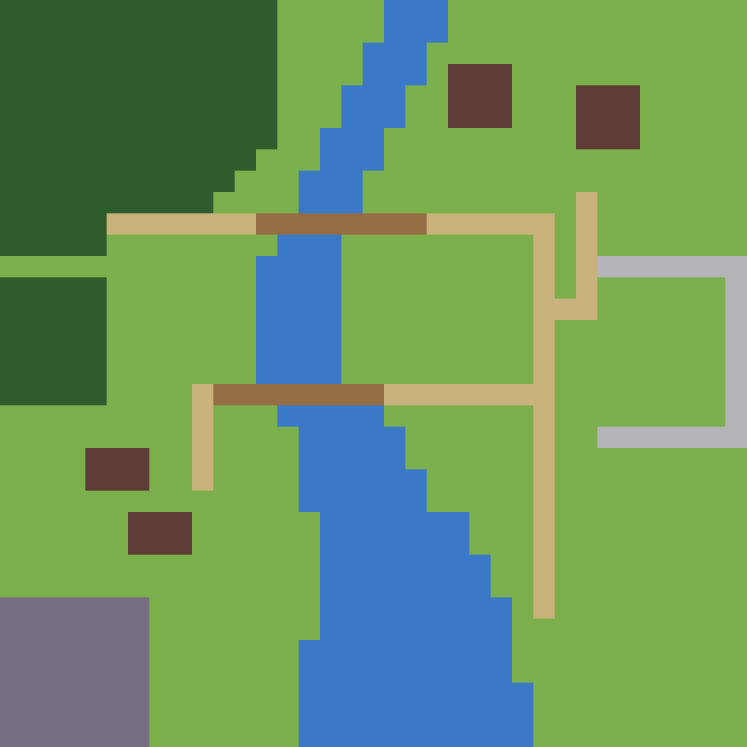
#> input picture scripts/tiles/segnew.png, 2240 x 2240 px (shown at 1/3 size)
$ python concept_to_seg.py segnew.png 5
#> lines starting #> are read from the running program, lines starting #| are printed output that depends on the picture
"""Mechanical FIRST-DRAFT: turn a painterly concept map into a coarse SRPG segment.

Downsamples the concept to a GRID x GRID grid (averaging), classifies each cell
into a terrain code by colour heuristics, and writes a seg.png (GRID*64 px) using
render_seg's seg-colour palette so render_seg_dual.py can render it.

This is intentionally ROUGH (painterly greens overlap; coloured roofs may be
misread). It is a starting canvas to be hand-corrected, not a final map.

Run from repo root:
  python scripts/tiles/concept_to_seg.py [concept.png] [GRID]
"""

from __future__ import annotations

import os
import sys

import numpy as np
from PIL import Image

GRID = 35
CELL = 64

# terrain code -> seg colour (must match render_seg.COLOR_MAP keys)
SEG = {
    "grass": (124, 176, 76),
    "forest": (47, 92, 47),
    "water": (60, 120, 200),
    "road": (201, 178, 124),
    "house": (96, 60, 56),
    "rock": (180, 180, 185),
}


def classify(r: int, g: int, b: int) -> str:
    mx, mn = max(r, g, b), min(r, g, b)
    sat = mx - mn
    bright = (r + g + b) / 3
    # water: blue clearly dominant
    if b == mx and b > 95 and b - g > 8 and b - r > 20:
        return "water"
    # grey/light -> rock
    if sat < 26 and bright > 118:
        return "rock"
    # reddish/brown roof -> house
    if r == mx and r - g > 32 and r - b > 32 and bright < 160:
        return "house"
    # dark green -> forest
    if g >= r and g > b and bright < 100:
        return "forest"
    # tan / dirt road
    if r >= g >= b and r - b > 38 and bright > 110:
        return "road"
    # green -> grass (also catches yellow-green crop fields)
    if g >= b:
        return "grass"
    return "grass"


def main() -> None:
    src = sys.argv[1] if len(sys.argv) > 1 else os.path.join(
        "art_undecided", "maps", "concept_village.png")
    grid = int(sys.argv[2]) if len(sys.argv) > 2 else GRID
    img = Image.open(src).convert("RGB").resize((grid, grid), Image.BILINEAR)
    arr = np.array(img)

    seg = np.empty((grid * CELL, grid * CELL, 3), dtype=np.uint8)
    codes = np.empty((grid, grid), dtype=object)
    for cy in range(grid):
        for cx in range(grid):
            r, g, b = (int(v) for v in arr[cy, cx])
            code = classify(r, g, b)
            codes[cy, cx] = code
            seg[cy * CELL:(cy + 1) * CELL, cx * CELL:(cx + 1) * CELL] = SEG[code]
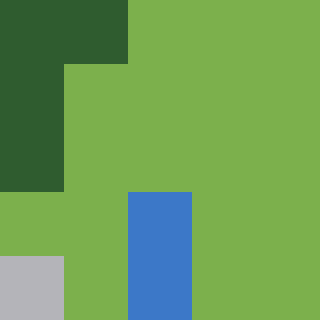
#> seg: shape (320, 320, 3); mean of channels 0, 1, 2 108.8, 158.2, 85.6; drawn as R, G, B

    out_dir = os.path.join("art_undecided", "maps")
    os.makedirs(out_dir, exist_ok=True)
    out = os.path.join(out_dir, "concept_village_seg.png")
    Image.fromarray(seg, "RGB").save(out)
    # quick histogram so we can sanity-check the classification spread
    uniq, cnt = np.unique(codes.astype(str), return_counts=True)
#> cnt = [4, 18, 1, 2]
    print("wrote", out, f"({grid}x{grid})")
    for u, c in sorted(zip(uniq, cnt), key=lambda t: -t[1]):
        print(f"  {u:7s} {c}")
#> this loop made 4 passes
#> (u, c) on passes 1 to 4: ('grass', 18), ('forest', 4), ('water', 2), ('rock', 1)
#|   grass   18
#|   forest  4
#|   water   2
#|   rock    1


if __name__ == "__main__":
    main()
